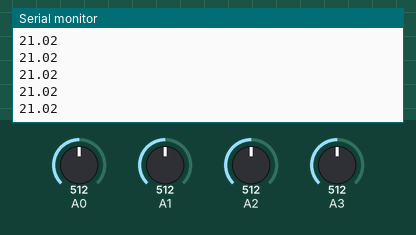
Simulated run of this sketch. Board: Arduino Uno, built with avr-gcc and run on an emulated ATmega328P. On the bench: the last lines printed to the serial monitor. Inputs (shaded band) come from the test bench; at power-on: A0 = 512, A1 = 512, A2 = 512, A3 = 512.

Above: at 1.8 s.
1.9 s: A0 set to 716
3.4 s: A1 set to 306
At 3.85 s:
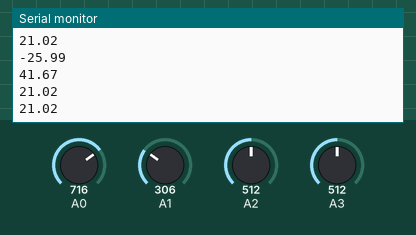
4.9 s: A2 set to 992
At 5.36 s:
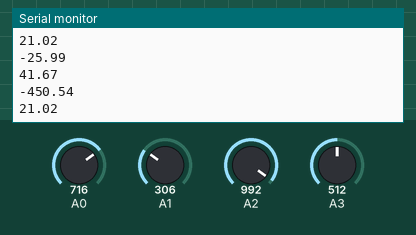
6.4 s: A3 set to 30
At 6.88 s:
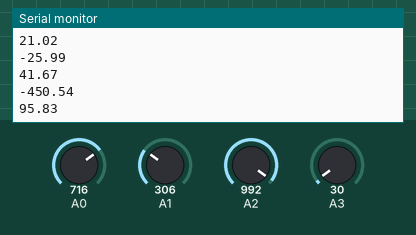
Timing chart, 0 to 8.9 s (numbered marks = the images above; inputs shaded):
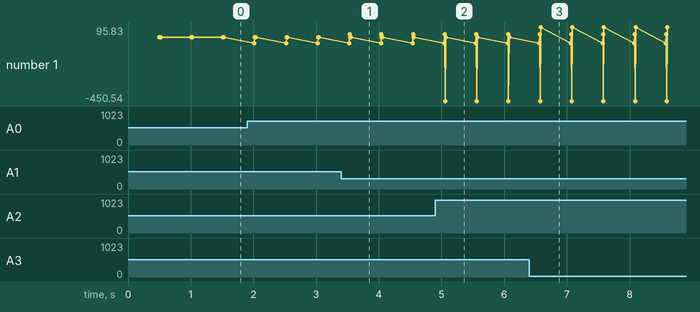

The sketch:

ADC_2_temp.ino
```cpp
void setup() {
  pinMode(A0, INPUT);
  Serial.begin(9600);

}

void loop() {
  delay(500);
  int16_t adc_value = analogRead(A0);
  Serial.print(adc2temp(adc_value));
  Serial.print("\n");
  adc_value = analogRead(A1);
  Serial.print(adc2temp(adc_value));
  Serial.print("\n");
  adc_value = analogRead(A2);
  Serial.print(adc2temp(adc_value));
  Serial.print("\n");
  adc_value = analogRead(A3);
  Serial.print(adc2temp(adc_value));
  Serial.print("\n");

}

float adc2temp(int16_t adc){
  float adc_f = (float)adc;
  float x4 = pow(adc_f, 4) * -2.864e-09;
  float x3 = pow(adc_f, 3) * 3.726e-06;
  float x2 = pow(adc_f, 2) * -0.00142;
  float x1 = adc_f * -0.01458;
  float x0 = 97.45;
  return x4 + x3 + x2 + x1 + x0;
}
```

Measured:
- after the input at 3.4 s, the serial monitor: prints a new line after 0.14 s (image 1)
- after the input at 4.9 s, the serial monitor: prints a new line after 0.16 s (image 2)
- after the input at 6.4 s, the serial monitor: prints a new line after 0.18 s (image 3)
- plotted number 1: 21.02 → 95.83 after the input at 6.4 s
